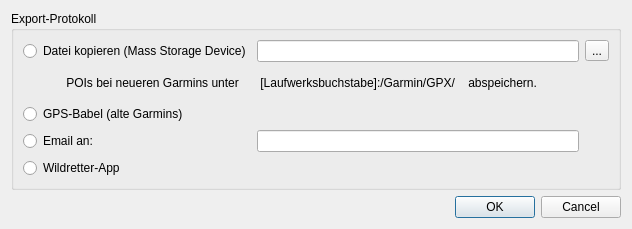
<?xml version="1.0" encoding="UTF-8"?>
<ui version="4.0">
 <class>Dialog</class>
 <widget class="QDialog" name="Dialog">
  <property name="geometry">
   <rect>
    <x>0</x>
    <y>0</y>
    <width>632</width>
    <height>229</height>
   </rect>
  </property>
  <property name="windowTitle">
   <string>Dialog</string>
  </property>
  <layout class="QVBoxLayout" name="verticalLayout">
   <item>
    <widget class="QGroupBox" name="groupBox">
     <property name="title">
      <string>Export-Protokoll</string>
     </property>
     <layout class="QGridLayout" name="gridLayout">
      <item row="3" column="0">
       <widget class="QRadioButton" name="emailRB">
        <property name="text">
         <string>Email an:</string>
        </property>
       </widget>
      </item>
      <item row="2" column="0">
       <widget class="QRadioButton" name="gpsbabelRB">
        <property name="text">
         <string>GPS-Babel (alte Garmins)</string>
        </property>
       </widget>
      </item>
      <item row="1" column="1">
       <widget class="QLabel" name="label_2">
        <property name="text">
         <string> [Laufwerksbuchstabe]:/Garmin/GPX/    abspeichern.</string>
        </property>
       </widget>
      </item>
      <item row="0" column="2">
       <widget class="QToolButton" name="toolButton">
        <property name="text">
         <string>...</string>
        </property>
       </widget>
      </item>
      <item row="0" column="1">
       <widget class="QLineEdit" name="lineEdit"/>
      </item>
      <item row="1" column="0">
       <widget class="QLabel" name="label">
        <property name="text">
         <string>             POIs bei neueren Garmins unter</string>
        </property>
       </widget>
      </item>
      <item row="0" column="0">
       <widget class="QRadioButton" name="massstorageRB">
        <property name="text">
         <string>Datei kopieren (Mass Storage Device)</string>
        </property>
       </widget>
      </item>
      <item row="3" column="1">
       <widget class="QLineEdit" name="emailLE"/>
      </item>
      <item row="4" column="0">
       <widget class="QRadioButton" name="wildretterRB">
        <property name="text">
         <string>Wildretter-App</string>
        </property>
       </widget>
      </item>
     </layout>
    </widget>
   </item>
   <item>
    <widget class="QDialogButtonBox" name="buttonBox">
     <property name="orientation">
      <enum>Qt::Horizontal</enum>
     </property>
     <property name="standardButtons">
      <set>QDialogButtonBox::Cancel|QDialogButtonBox::Ok</set>
     </property>
    </widget>
   </item>
  </layout>
 </widget>
 <resources/>
 <connections>
  <connection>
   <sender>buttonBox</sender>
   <signal>accepted()</signal>
   <receiver>Dialog</receiver>
   <slot>accept()</slot>
   <hints>
    <hint type="sourcelabel">
     <x>248</x>
     <y>254</y>
    </hint>
    <hint type="destinationlabel">
     <x>157</x>
     <y>274</y>
    </hint>
   </hints>
  </connection>
  <connection>
   <sender>buttonBox</sender>
   <signal>rejected()</signal>
   <receiver>Dialog</receiver>
   <slot>reject()</slot>
   <hints>
    <hint type="sourcelabel">
     <x>316</x>
     <y>260</y>
    </hint>
    <hint type="destinationlabel">
     <x>286</x>
     <y>274</y>
    </hint>
   </hints>
  </connection>
 </connections>
</ui>
